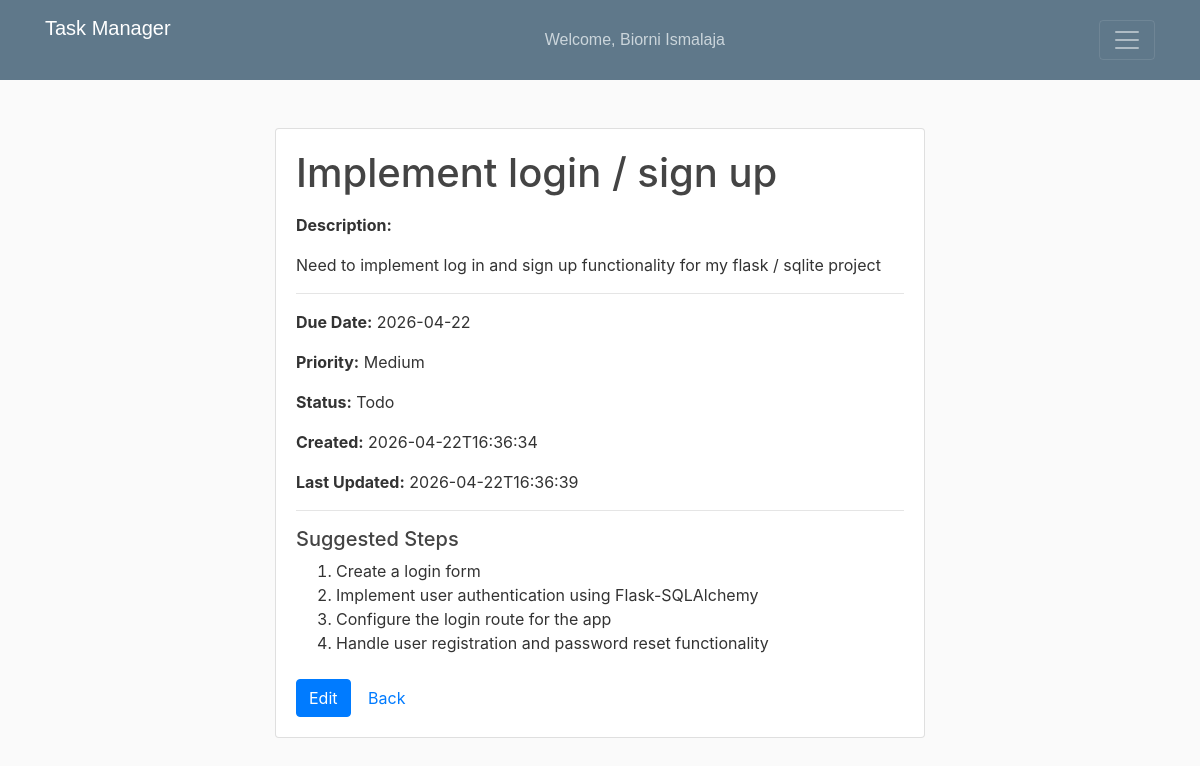
/tasks/15 (signed in), run on the app's committed database.
### tables this page shows
CREATE TABLE users (
        id INTEGER PRIMARY KEY AUTOINCREMENT,
        first_name TEXT NOT NULL,
        last_name TEXT NOT NULL,
        email TEXT NOT NULL UNIQUE,
        password TEXT NOT NULL,
        created_at DATETIME DEFAULT CURRENT_TIMESTAMP,
        updated_at DATETIME DEFAULT CURRENT_TIMESTAMP
    );

CREATE TABLE tasks (
        id INTEGER PRIMARY KEY AUTOINCREMENT,
        user_id INTEGER NOT NULL,
        title TEXT NOT NULL,
        description TEXT NOT NULL,
        due_date TEXT NOT NULL,
        priority TEXT NOT NULL,
        status TEXT NOT NULL,
        created_at TEXT NOT NULL,
        updated_at TEXT NOT NULL
    , suggested_steps TEXT);

### flask_app/controllers/tasks.py (the view)
@app.route("/tasks/<int:task_id>", methods=["GET"])
@login_required
def view_task(task_id):
    task = Task.get_by_id(task_id, session["user_id"])
    if not task:
        flash("Task not found.", "task_error")
        return redirect("/dashboard")
    return render_template("task_details.html", task=task)

### flask_app/config/sqliteconnection.py (called while the page is built)
def _get_connection():
    connection = sqlite3.connect(DB_PATH)
    connection.row_factory = sqlite3.Row
    return connection

def connect_to_sqlite():
    return SQLiteConnection()

    def query_db(self, query, data=None):
        params = data or {}
        with _get_connection() as connection:
            cursor = connection.cursor()
            cursor.execute(query, params)
            statement = query.strip().lower()
            if statement.startswith("insert"):
                connection.commit()
                return cursor.lastrowid
            if statement.startswith("select"):
                rows = cursor.fetchall()
                return [dict(row) for row in rows]
            connection.commit()
            return cursor.rowcount

### flask_app/controllers/users.py (called while the page is built)
def login_required(f):
    @wraps(f)
    def decorated_function(*args, **kwargs):
        if 'user_id' not in session:
            return redirect('/loginpage')
        return f(*args, **kwargs)
    return decorated_function

@app.context_processor
def inject_user():
    if 'user_id' in session:
        user = User.get_by_id({'id': session['user_id']})
        return {'current_user': user}
    return {'current_user': None}

### flask_app/models/task.py (called while the page is built)
    @staticmethod
    def _normalize_steps(raw_steps):
        if not raw_steps:
            return []
        parsed = raw_steps
        if isinstance(raw_steps, str):
            try:
                parsed = json.loads(raw_steps)
            except json.JSONDecodeError:
                return []
        if not isinstance(parsed, list):
            return []
        cleaned_steps = []
        for step in parsed:
            if not isinstance(step, str):
                continue
            normalized = step.strip()
            if normalized:
                cleaned_steps.append(normalized)
        return cleaned_steps[:10]

    @classmethod
    def get_by_id(cls, task_id, user_id):
        query = """
        SELECT *
        FROM tasks
        WHERE id = :id AND user_id = :user_id;
        """
        result = connect_to_sqlite().query_db(query, {"id": task_id, "user_id": user_id})
        if not result:
            return None
        task = result[0]
        task["suggested_steps"] = cls._normalize_steps(task.get("suggested_steps"))
        return task

### flask_app/models/user.py (called while the page is built)
    @classmethod
    def get_by_id(cls, data):
        query = "SELECT * FROM users WHERE id = :id;"
        result = connect_to_sqlite().query_db(query, data)
        if not result:
            return None
        return cls(result[0])

### flask_app/templates/task_details.html
{% extends 'layout.html' %}
{% block content %}
<div class="container mt-5" style="max-width: 680px;">
    <div class="card shadow">
        <div class="card-body">
            <h1 class="mb-3">{{ task['title'] }}</h1>
            <p><strong>Description:</strong></p>
            <p>{{ task['description'] }}</p>
            <hr>
            <p><strong>Due Date:</strong> {{ task['due_date'] }}</p>
            <p><strong>Priority:</strong> {{ task['priority']|capitalize }}</p>
            <p><strong>Status:</strong> {{ task['status']|capitalize }}</p>
            <p><strong>Created:</strong> {{ task['created_at'] }}</p>
            <p><strong>Last Updated:</strong> {{ task['updated_at'] }}</p>
            {% if task['status'] != 'done' and task['suggested_steps'] %}
                <hr>
                <h5>Suggested Steps</h5>
                <ol class="mb-4">
                    {% for step in task['suggested_steps'] %}
                        <li>{{ step }}</li>
                    {% endfor %}
                </ol>
            {% endif %}
            <a href="/tasks/edit/{{ task['id'] }}" class="btn btn-primary">Edit</a>
            <a href="/dashboard" class="btn btn-link">Back</a>
        </div>
    </div>
</div>
{% endblock %}

### flask_app/templates/layout.html (shortened to what this page needs)
<!DOCTYPE html>
<html>
<head>
    <link rel="stylesheet" href="https://maxcdn.bootstrapcdn.com/bootstrap/4.0.0/css/bootstrap.min.css">
    <link rel="stylesheet" type="text/css" href="{{ url_for('static', filename='main.css') }}">
</head>
<body>
    <header class="site-header">
      <nav class="navbar navbar-dark bg-steel fixed-top">
        <div class="container">
          <a class="navbar-brand mb-4" style="font-family: Arial, Helvetica, sans-serif;" href="/dashboard">Task Manager</a>
          {% if 'user_id' in session %}
            <span class="navbar-text mr-3" style="color: #cbd5db; font-family: Arial, Helvetica, sans-serif;">
              Welcome, {{ current_user.first_name }} {{ current_user.last_name }}
            </span>
          {% endif %}
          <button class="navbar-toggler" type="button" data-toggle="collapse" data-target="#navbarToggle">
            <span class="navbar-toggler-icon"></span>
          </button>
        </div>
      </nav>
    </header>
    <main role="main" class="container-fluid">
      <div class="row justify-content-center">
        <div class="col-12">
          {% block content %}
          {% endblock %}
        </div>
      </div>
    </main>
</body>
</html>

### flask_app/static/main.css (style rules this page uses)
body { background: #fafafa; color: #333333; margin-top: 5rem; }
h1, h2, h3, h4, h5, h6 { color: #444444; }
.bg-steel { background-color: #5f788a; }

### data on the page
users: first_name "Biorni", last_name "Ismalaja"
tasks: title "Implement login / sign up", description "Need to implement log in and sign up functionality for my flask / sqlite project", due_date "2026-04-22", priority "Medium", status "Todo", created_at "2026-04-22T16:36:34", updated_at "2026-04-22T16:36:39"

### other printed values
{{ step }} "Create a login form" "Implement user authentication using Flask-SQLAlchemy" "Configure the login route for the app" "Handle user registration and password reset functionality"
